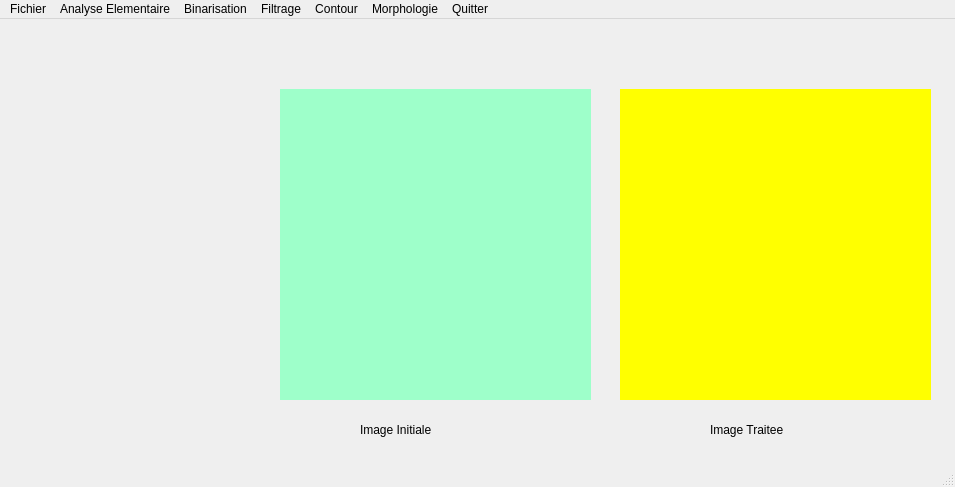
<?xml version="1.0" encoding="UTF-8"?>
<ui version="4.0">
 <class>MainWindow</class>
 <widget class="QMainWindow" name="MainWindow">
  <property name="geometry">
   <rect>
    <x>0</x>
    <y>0</y>
    <width>955</width>
    <height>487</height>
   </rect>
  </property>
  <property name="windowTitle">
   <string>MainWindow</string>
  </property>
  <widget class="QWidget" name="centralwidget">
   <widget class="QWidget" name="asideParameters" native="true">
    <property name="geometry">
     <rect>
      <x>10</x>
      <y>110</y>
      <width>231</width>
      <height>191</height>
     </rect>
    </property>
    <property name="styleSheet">
     <string notr="true"/>
    </property>
    <widget class="QLabel" name="functionName">
     <property name="geometry">
      <rect>
       <x>40</x>
       <y>20</y>
       <width>141</width>
       <height>41</height>
      </rect>
     </property>
     <property name="styleSheet">
      <string notr="true">color: rgb(0, 0, 0);
font: 30pt &quot;MS Shell Dlg 2&quot;;
font: 30pt &quot;8514oem&quot;;</string>
     </property>
     <property name="text">
      <string/>
     </property>
     <property name="alignment">
      <set>Qt::AlignCenter</set>
     </property>
     <property name="wordWrap">
      <bool>false</bool>
     </property>
     <property name="openExternalLinks">
      <bool>false</bool>
     </property>
    </widget>
   </widget>
   <widget class="QWidget" name="widget_4" native="true">
    <property name="geometry">
     <rect>
      <x>580</x>
      <y>70</y>
      <width>20</width>
      <height>311</height>
     </rect>
    </property>
   </widget>
   <widget class="QLabel" name="label">
    <property name="geometry">
     <rect>
      <x>360</x>
      <y>390</y>
      <width>141</width>
      <height>41</height>
     </rect>
    </property>
    <property name="styleSheet">
     <string notr="true">color: rgb(0, 0, 0);
font: 30pt &quot;8514oem&quot;;</string>
    </property>
    <property name="text">
     <string>Image Initiale</string>
    </property>
   </widget>
   <widget class="QLabel" name="label_2">
    <property name="geometry">
     <rect>
      <x>710</x>
      <y>390</y>
      <width>141</width>
      <height>41</height>
     </rect>
    </property>
    <property name="styleSheet">
     <string notr="true">color: rgb(0, 0, 0);
font: 30pt &quot;8514oem&quot;;</string>
    </property>
    <property name="text">
     <string>Image Traitee</string>
    </property>
   </widget>
   <widget class="QLabel" name="imageInitiale">
    <property name="geometry">
     <rect>
      <x>280</x>
      <y>70</y>
      <width>311</width>
      <height>311</height>
     </rect>
    </property>
    <property name="styleSheet">
     <string notr="true">background-color: rgb(158, 255, 202);</string>
    </property>
    <property name="text">
     <string/>
    </property>
   </widget>
   <widget class="QLabel" name="imageTraitee">
    <property name="geometry">
     <rect>
      <x>620</x>
      <y>70</y>
      <width>311</width>
      <height>311</height>
     </rect>
    </property>
    <property name="styleSheet">
     <string notr="true">background-color: rgb(255, 255, 0);</string>
    </property>
    <property name="text">
     <string/>
    </property>
   </widget>
  </widget>
  <widget class="QMenuBar" name="menubar">
   <property name="geometry">
    <rect>
     <x>0</x>
     <y>0</y>
     <width>955</width>
     <height>26</height>
    </rect>
   </property>
   <widget class="QMenu" name="menuFile">
    <property name="title">
     <string>Fichier</string>
    </property>
    <addaction name="separator"/>
    <addaction name="actionimporter_fichier"/>
    <addaction name="separator"/>
    <addaction name="actionsauvegarder"/>
    <addaction name="separator"/>
   </widget>
   <widget class="QMenu" name="menuquitter">
    <property name="title">
     <string>Quitter</string>
    </property>
   </widget>
   <widget class="QMenu" name="menuAnalyse_Elementaire">
    <property name="title">
     <string>Analyse Elementaire</string>
    </property>
    <addaction name="separator"/>
    <addaction name="actionNegatif"/>
    <addaction name="separator"/>
    <addaction name="actionHistogramme"/>
    <addaction name="separator"/>
    <addaction name="actionEgalisation"/>
    <addaction name="separator"/>
    <addaction name="actionEtirement"/>
    <addaction name="separator"/>
    <addaction name="actionRotation"/>
    <addaction name="separator"/>
    <addaction name="actionRedimensionner"/>
    <addaction name="separator"/>
   </widget>
   <widget class="QMenu" name="menuBinarisation">
    <property name="title">
     <string>Binarisation</string>
    </property>
    <addaction name="separator"/>
    <addaction name="actionManuelle"/>
    <addaction name="separator"/>
    <addaction name="actionOtsu"/>
    <addaction name="separator"/>
   </widget>
   <widget class="QMenu" name="menuFiltrage">
    <property name="title">
     <string>Filtrage</string>
    </property>
    <addaction name="separator"/>
    <addaction name="actionMedian"/>
    <addaction name="separator"/>
    <addaction name="actionMoyenneur"/>
    <addaction name="separator"/>
    <addaction name="actionGaussien"/>
    <addaction name="separator"/>
   </widget>
   <widget class="QMenu" name="menuContour">
    <property name="title">
     <string>Contour</string>
    </property>
    <addaction name="separator"/>
    <addaction name="actionGradient"/>
    <addaction name="separator"/>
    <addaction name="actionSobel"/>
    <addaction name="separator"/>
    <addaction name="actionLaplacien"/>
    <addaction name="separator"/>
   </widget>
   <widget class="QMenu" name="menuMorphologie">
    <property name="title">
     <string>Morphologie</string>
    </property>
    <addaction name="separator"/>
    <addaction name="actionErosion"/>
    <addaction name="separator"/>
    <addaction name="actionDilatation"/>
    <addaction name="separator"/>
    <addaction name="actionFermeture"/>
    <addaction name="separator"/>
    <addaction name="actionOuverture"/>
    <addaction name="separator"/>
   </widget>
   <addaction name="menuFile"/>
   <addaction name="menuAnalyse_Elementaire"/>
   <addaction name="menuBinarisation"/>
   <addaction name="menuFiltrage"/>
   <addaction name="menuContour"/>
   <addaction name="menuMorphologie"/>
   <addaction name="menuquitter"/>
  </widget>
  <widget class="QStatusBar" name="statusbar"/>
  <action name="actionimporter_fichier">
   <property name="text">
    <string>Importer</string>
   </property>
  </action>
  <action name="actionsauvegarder">
   <property name="text">
    <string>Sauvegarder</string>
   </property>
  </action>
  <action name="actionquitter">
   <property name="text">
    <string>quitter</string>
   </property>
  </action>
  <action name="actionNegatif">
   <property name="text">
    <string>Negatif</string>
   </property>
  </action>
  <action name="actionHistogramme">
   <property name="text">
    <string>Histogramme</string>
   </property>
  </action>
  <action name="actionEgalisation">
   <property name="text">
    <string>Egalisation</string>
   </property>
  </action>
  <action name="actionEtirement">
   <property name="text">
    <string>Etirement</string>
   </property>
  </action>
  <action name="actionManuelle">
   <property name="text">
    <string>Manuelle</string>
   </property>
  </action>
  <action name="actionOtsu">
   <property name="text">
    <string>Otsu</string>
   </property>
  </action>
  <action name="actionMedian">
   <property name="text">
    <string>Median</string>
   </property>
  </action>
  <action name="actionMoyenneur">
   <property name="text">
    <string>Moyenneur</string>
   </property>
  </action>
  <action name="actionGaussien">
   <property name="text">
    <string>Gaussien</string>
   </property>
  </action>
  <action name="actionRotation">
   <property name="text">
    <string>Rotation</string>
   </property>
  </action>
  <action name="actionRedimensionner">
   <property name="text">
    <string>Redimensionner</string>
   </property>
  </action>
  <action name="actionGradient">
   <property name="text">
    <string>Gradient</string>
   </property>
  </action>
  <action name="actionSobel">
   <property name="text">
    <string>Sobel</string>
   </property>
  </action>
  <action name="actionLaplacien">
   <property name="text">
    <string>Laplacien</string>
   </property>
  </action>
  <action name="actionErosion">
   <property name="text">
    <string>Erosion</string>
   </property>
  </action>
  <action name="actionDilatation">
   <property name="text">
    <string>Dilatation</string>
   </property>
  </action>
  <action name="actionFermeture">
   <property name="text">
    <string>Fermeture</string>
   </property>
  </action>
  <action name="actionOuverture">
   <property name="text">
    <string>Ouverture</string>
   </property>
  </action>
 </widget>
 <resources/>
 <connections/>
</ui>
